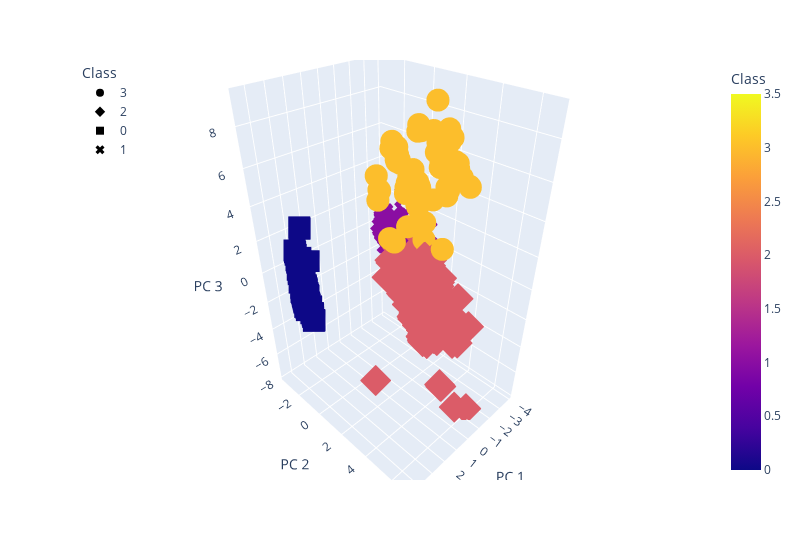

Notebook cell for this chart:
### Markdown cell above
### Deliverable 4: Visualizing Cryptocurrencies Results

#### 3D-Scatter with Clusters

### Code cell
# Creating a 3D-Scatter with the PCA data and the clusters
# YOUR CODE HERE
fig = px.scatter_3d(
    clustered_df,
    x="PC 1",
    y="PC 2",
    z="PC 3",
    color="Class",
    symbol="Class",
    width=800,
    hover_name="familia",
    hover_data=['Hierba'],
)
fig.update_layout(legend=dict(x=0, y=1))
fig.show()

### Figure 1 — Plotly figure (JSON) as saved in the notebook; plotly's stock layout.template omitted (floating-point values rounded to 4 significant figures; data arrays with more than 128 entries replaced by an {"elided": "..."} marker saying what was removed)
{"data": [{"customdata": [["Hierba "], ["Hierba "], ["Hierba "], ["Hierba "], ["Hierba "], ["Hierba "], ["Hierba "], ["Hierba "], ["Hierba "], ["Hierba "], ["Hierba "], ["Hierba "], ["Hierba "], ["Hierba "], ["Hierba "], ["Hierba "], ["Hierba "], ["Hierba "], ["Hierba "], ["Hierba "], ["Hierba "], ["Hierba "], ["Árbol  "], ["Árbol  "], ["Árbol  "], ["Árbol  "], ["Árbol  "], ["Árbol  "], ["Árbol  "], ["Árbol  "], ["Árbol  "], ["Árbol  "], ["Árbol  "], ["Hierba "], ["Hierba "], ["Hierba "], ["Hierba "], ["Hierba "], ["Hierba "], ["Hierba "], ["Hierba "], ["Hierba "], ["Hierba "], ["Hierba "], ["Hierba"], ["Hierba"], ["Hierba"], ["Hierba"], ["Hierba"], ["Hierba"], ["Hierba"], ["Hierba"], ["Hierba"], ["Hierba"], ["Hierba"], ["Hierba"], ["Hierba"], ["Hierba"], ["Hierba"], ["Hierba"], ["Hierba"], ["Hierba"], ["Hierba"], ["Hierba"], ["Hierba"], ["Hierba"], ["Hierba"], ["Hierba"], ["Hierba"], ["Hierba"], ["Hierba"], ["Hierba"], ["Hierba"], ["Hierba"], ["Hierba"], ["Hierba"], ["Hierba"], ["Hierba"], ["Hierba"], ["Hierba"], ["Hierba"], ["Hierba"], ["Hierba"], ["Hierba"], ["Árbol  "], ["Árbol  "], ["Árbol  "], ["Árbol  "], ["Árbol  "], ["Árbol  "], ["Arbusto o sufrútice"], ["Arbusto o sufrútice"], ["Arbusto o sufrútice"], ["Arbusto o sufrútice"], ["Arbusto o sufrútice"]], "hovertemplate": "<b>%{hovertext}</b><br><br>Class=%{marker.color}<br>PC 1=%{x}<br>PC 2=%{y}<br>PC 3=%{z}<br>Hierba=%{customdata[0]}<extra></extra>", "hovertext": ["Alismataceae", "Alismataceae", "Alismataceae", "Alismataceae", "Alismataceae", "Alismataceae", "Alismataceae", "Alismataceae", "Alismataceae", "Alismataceae", "Alismataceae", "Araceae", "Araceae", "Araceae", "Araceae", "Araceae", "Araceae", "Araceae", "Araceae", "Araceae", "Araceae", "Araceae", "Arecaceae", "Arecaceae", "Arecaceae", "Arecaceae", "Arecaceae", "Arecaceae", "Arecaceae", "Arecaceae", "Arecaceae", "Arecaceae", "Arecaceae", "Amaryllidaceae", "Amaryllidaceae", "Amaryllidaceae", "Amaryllidaceae", "Amaryllidaceae", "Amaryllidaceae", "Amaryllidaceae", "Amaryllidaceae", "Amaryllidaceae", "Amaryllidaceae", "Amaryllidaceae", "Bromeliaceae", "Cyclanthaceae", "Cyclanthaceae", "Cyperaceae", "Cyperaceae", "Cyperaceae", "Cyperaceae", "Cyperaceae", "Cyperaceae", "Cyperaceae", "Cyperaceae", "Cyperaceae", "Cyperaceae", "Cyperaceae", "Hydrocharitaceae", "Hydrocharitaceae", "Hydrocharitaceae", "Hydrocharitaceae", "Hydrocharitaceae", "Hydrocharitaceae", "Hydrocharitaceae", "Hydrocharitaceae", "Hydrocharitaceae", "Hydrocharitaceae", "Hydrocharitaceae", "Pontederiaceae", "Pontederiaceae", "Pontederiaceae", "Pontederiaceae", "Typhaceae", "Typhaceae", "Typhaceae", "Typhaceae", "Typhaceae", "Typhaceae", "Typhaceae", "Typhaceae", "Typhaceae", "Typhaceae", "Typhaceae", "Viburnaceae", "Viburnaceae", "Viburnaceae", "Viburnaceae", "Viburnaceae", "Viburnaceae", "Rhamnaceae", "Rhamnaceae", "Rhamnaceae", "Rhamnaceae", "Rhamnaceae"], "legendgroup": "3", "marker": {"color": [3, 3, 3, 3, 3, 3, 3, 3, 3, 3, 3, 3, 3, 3, 3, 3, 3, 3, 3, 3, 3, 3, 3, 3, 3, 3, 3, 3, 3, 3, 3, 3, 3, 3, 3, 3, 3, 3, 3, 3, 3, 3, 3, 3, 3, 3, 3, 3, 3, 3, 3, 3, 3, 3, 3, 3, 3, 3, 3, 3, 3, 3, 3, 3, 3, 3, 3, 3, 3, 3, 3, 3, 3, 3, 3, 3, 3, 3, 3, 3, 3, 3, 3, 3, 3, 3, 3, 3, 3, 3, 3, 3, 3, 3, 3], "coloraxis": "coloraxis", "symbol": "circle"}, "mode": "markers", "name": "3", "scene": "scene", "showlegend": true, "type": "scatter3d", "x": [-1.998, -2.049, -1.104, -1.104, -1.448, -1.448, -1.871, -1.871, -1.117, -1.404, -1.404, -0.8897, -0.6729, -0.7759, -0.8897, -1.893, -1.321, -1.755, -1.733, -0.9469, -0.7663, -0.7392, -1.904, -1.629, -2.02, -1.904, -1.904, -1.629, -1.904, -2.058, -2.02, -2.02, -1.904, -1.819, -1.874, -1.423, -1.491, -1.857, -1.594, -1.565, -1.874, -1.648, -1.648, -1.834, -0.2742, -0.3142, -0.3142, -0.1835, 0.03966, -0.01691, -0.9797, -0.9797, -1.019, -1.019, -0.8558, -0.8558, -0.7536, -0.8894, -1.156, -1.117, -1.079, -1.04, -0.7898, -1.101, -1.101, -1.036, -0.9712, -1.138, -0.859, -0.7772, 0.1355, 0.1355, 0.6482, -0.0705, 0.01265, -0.07053, -0.106, -0.344, -1.057, -0.8771, -0.8729, -0.8702, -0.8051, -1.042, -2.649, -2.594, -2.525, -2.657, -2.802, -2.576, -2.752, -2.773, -2.417, -2.407, -2.41], "y": [2.715, 2.442, 3.672, 3.672, 3.376, 3.376, 2.563, 2.563, 3.628, 3.52, 3.519, 4.343, 4.775, 4.48, 4.343, 2.956, 3.482, 3.264, 3.304, 4.16, 5.141, 5.195, 1.247, 1.428, 0.9433, 1.247, 1.247, 1.428, 1.247, 0.9538, 0.9439, 0.9433, 1.247, 2.123, 2.403, 2.862, 2.734, 2.464, 2.511, 2.596, 2.403, 2.405, 2.405, 2.082, 3.401, 3.082, 3.082, 3.198, 4.524, 3.007, 1.655, 1.655, 1.581, 1.581, 1.886, 1.886, 1.599, 1.719, 1.786, 1.891, 1.95, 2.055, 1.82, 1.873, 1.873, 2.005, 2.119, 1.811, 3.074, 1.552, 1.176, 1.176, 2.031, 0.0689, 0.2406, 0.06885, 0.2491, -0.04831, 0.4769, 0.6311, 0.3456, 0.3505, 0.347, 0.5007, -0.2967, -0.01946, 0.1015, -0.9193, -1.172, -0.7519, -1.18, -1.218, -0.1953, -0.1506, -0.1569], "z": [6.037, 6.081, 5.178, 5.178, 5.385, 5.385, 5.979, 5.979, 5.217, 5.309, 5.309, 7.031, 6.599, 6.849, 7.031, 7.936, 7.641, 7.692, 7.668, 7.035, 6.282, 6.257, 7.412, 7.552, 7.279, 7.412, 7.412, 7.552, 7.412, 7.594, 7.278, 7.279, 7.412, 7.615, 7.135, 7.15, 7.231, 7.077, 6.8, 7.316, 7.135, 9.132, 9.132, 7.653, 2.524, 2.907, 2.907, 3.956, 3.179, 3.831, 4.807, 4.807, 4.853, 4.853, 4.66, 4.66, 5.55, 5.172, 4.03, 3.935, 5.136, 5.041, 5.986, 5.217, 5.217, 5.127, 5.06, 5.246, 4.844, 2.808, 2.339, 2.339, 2.739, 5.338, 4.11, 5.338, 4.587, 4.454, 6.652, 6.107, 6.931, 6.929, 6.611, 6.638, 3.956, 4.283, 4.206, 5.087, 5.234, 4.966, 4.879, 4.901, 3.461, 3.798, 3.802]}, {"customdata": {"elided": "380x1 str values"}, "hovertemplate": "<b>%{hovertext}</b><br><br>Class=%{marker.color}<br>PC 1=%{x}<br>PC 2=%{y}<br>PC 3=%{z}<br>Hierba=%{customdata[0]}<extra></extra>", "hovertext": {"elided": "380 str values"}, "legendgroup": "2", "marker": {"color": {"elided": "380 int values"}, "coloraxis": "coloraxis", "symbol": "diamond"}, "mode": "markers", "name": "2", "scene": "scene", "showlegend": true, "type": "scatter3d", "x": {"elided": "380 float values"}, "y": {"elided": "380 float values"}, "z": {"elided": "380 float values"}}, {"customdata": {"elided": "378x1 str values"}, "hovertemplate": "<b>%{hovertext}</b><br><br>Class=%{marker.color}<br>PC 1=%{x}<br>PC 2=%{y}<br>PC 3=%{z}<br>Hierba=%{customdata[0]}<extra></extra>", "hovertext": {"elided": "378 str values"}, "legendgroup": "0", "marker": {"color": {"elided": "378 int values"}, "coloraxis": "coloraxis", "symbol": "square"}, "mode": "markers", "name": "0", "scene": "scene", "showlegend": true, "type": "scatter3d", "x": {"elided": "378 float values"}, "y": {"elided": "378 float values"}, "z": {"elided": "378 float values"}}, {"customdata": {"elided": "337x1 str values"}, "hovertemplate": "<b>%{hovertext}</b><br><br>Class=%{marker.color}<br>PC 1=%{x}<br>PC 2=%{y}<br>PC 3=%{z}<br>Hierba=%{customdata[0]}<extra></extra>", "hovertext": {"elided": "337 str values"}, "legendgroup": "1", "marker": {"color": {"elided": "337 int values"}, "coloraxis": "coloraxis", "symbol": "x"}, "mode": "markers", "name": "1", "scene": "scene", "showlegend": true, "type": "scatter3d", "x": {"elided": "337 float values"}, "y": {"elided": "337 float values"}, "z": {"elided": "337 float values"}}], "layout": {"coloraxis": {"colorbar": {"title": {"text": "Class"}}, "colorscale": [[0, "#0d0887"], [0.1111, "#46039f"], [0.2222, "#7201a8"], [0.3333, "#9c179e"], [0.4444, "#bd3786"], [0.5556, "#d8576b"], [0.6667, "#ed7953"], [0.7778, "#fb9f3a"], [0.8889, "#fdca26"], [1, "#f0f921"]]}, "legend": {"title": {"text": "Class"}, "tracegroupgap": 0, "x": 0, "y": 1}, "margin": {"t": 60}, "scene": {"domain": {"x": [0, 1], "y": [0, 1]}, "xaxis": {"title": {"text": "PC 1"}}, "yaxis": {"title": {"text": "PC 2"}}, "zaxis": {"title": {"text": "PC 3"}}}, "width": 800}}
